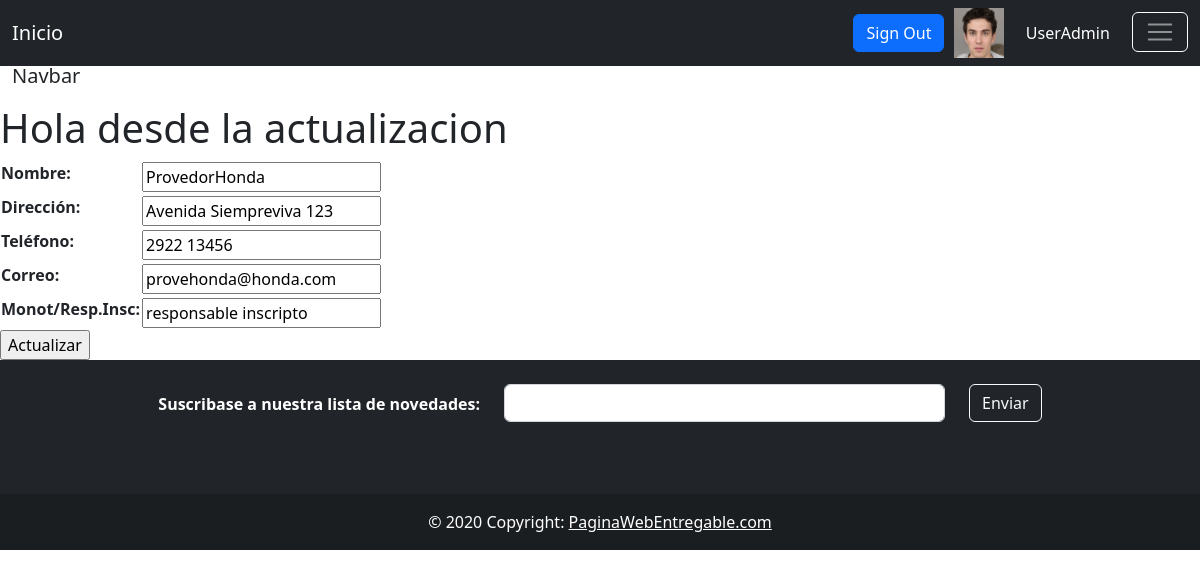
/Providers/provider_update/1/ (signed in), run on the app's committed database.
### Users/models.py (models this page shows)
class UserProfile(models.Model):
    users = models.OneToOneField(User, on_delete=models.CASCADE, related_name='profile', verbose_name = 'Usuario' )
    phone = models.CharField(max_length=25, null=True, blank=True, verbose_name = 'Teléfono')
    birth_date = models.DateField(null=True, blank=True, verbose_name = 'Fecha de Nacimiento')
    profile_picture = models.ImageField(upload_to='profile_pictures', null=True, blank=True, verbose_name = 'Imagen de Perfil')

### Providers/models.py (models this page shows, shortened)
class Provider(models.Model):
    CONDITION_CHOICES = (
        ('monotributista', 'monotributista'),
        ('responsable inscripto', 'responsable inscripto'),
    )
    name = models.CharField(max_length=100, verbose_name = 'Nombre')
    address = models.CharField(max_length=300, verbose_name = 'Dirección')
    phone_number = models.CharField(max_length=20, verbose_name = 'Teléfono')
    email = models.EmailField()
    condition = models.CharField(max_length=50, choices = CONDITION_CHOICES)
    is_active = models.BooleanField(default=True)
    class Meta:
        verbose_name = 'Proveedor'
        verbose_name_plural = 'Proveedores'

### Providers/views.py (the view, shortened to what this page needs)
# urls.py: path('provider_update/<int:pk>/', provider_update, name='provider_update'),
def provider_update(request, pk):
    provider = Provider.objects.get(id=pk)
    if request.method == 'GET':
        context = {
            'form': ProviderForm(
                initial={
                    'name':provider.name,
                    'address':provider.address,
                    'phone_number':provider.phone_number,
                    'email':provider.email,
                    'condition':provider.condition,
                }
            )
        }
        return render(request, 'Providers/provider_update.html', context=context)

### Providers/forms.py
class ProviderForm(forms.Form):
    name = forms.CharField(max_length=100, label= 'Nombre')
    address = forms.CharField(max_length=300, label= 'Dirección')
    phone_number = forms.CharField(max_length=20, label= 'Teléfono')
    email = forms.EmailField(label= 'Correo')
    condition = forms.CharField(max_length=50, label= 'Monot/Resp.Insc')

### templates/Providers/provider_update.html (shortened to what this page needs)
{% extends 'base.html' %}
{% block content %}
    <h1>Hola desde la actualizacion</h1>
    {% if form %}
        <form action="" method="POST">
            <table>
                {{form.as_table}}
            </table>
            <input type="submit" value="Actualizar">
        </form>
    {% endif %}
{% endblock %}

### templates/base.html (shortened to what this page needs)
<!DOCTYPE html>
<html lang="en">
<head>
    <link rel="stylesheet" href="https://cdn.jsdelivr.net/npm/bootstrap@4.0.0/dist/css/bootstrap.min.css">
    <link href="https://cdn.jsdelivr.net/npm/bootstrap@5.2.3/dist/css/bootstrap.min.css" rel="stylesheet">
  </head>
<body>
  const tooltipTriggerList = document.querySelectorAll('[data-bs-toggle="tooltip"]')
  const tooltipList = [...tooltipTriggerList].map(tooltipTriggerEl => new bootstrap.Tooltip(tooltipTriggerEl))
  <nav class="navbar bg-body-tertiary">
    <div class="container-fluid">
      <a class="navbar-brand">Navbar</a>
      <nav class="navbar bg-body-tertiary text-bg-dark fixed-top">
        <div class="container-fluid">
          <a class="navbar-brand text-white" href="/">Inicio</a>
          <div class="container-end">
            {% if request.user.is_authenticated %}
            <a class="nav-item">
              <a class="btn btn-primary" href="/Users/logout" style="margin: 5px;">Sign Out</a>
            </a>
            {% if request.user.profile.profile_picture.url != '' %}
            <a class="nav-item">
              <a href="/Users/update/profile" data-bs-toggle="tooltip" title="Modificar Perfil del usuario" ><img src="{{request.user.profile.profile_picture.url}}" alt="profile_picture" width="50px" height="50px "></a>
            </a>
            {% else %}
            <a class="nav-item">
              <a class="btn btn-danger" href="/Users/update/profile" style="margin: 5px;">Cargar Perfil</a>
            </a>
            {% endif %}
            <a class=""nav-item">
              <a class="btn text-white" href="/Users/update" data-bs-toggle="tooltip" title="Modificar datos del usuario" style="margin: 5px;">{{request.user.username}}</a>
            </a>
          {% endif %}
          <button class="navbar-toggler custom-toggler" type="button " data-bs-toggle="offcanvas" data-bs-target="#offcanvasScrolling" aria-controls="offcanvasScrolling">
            <span class="navbar-toggler-icon"></span>
          </div>
        </div>
      </nav>
    </div>
  </nav>
    {% block content %}
    {% endblock %}
<footer class="bg-dark text-center text-white">
    <div class="container p-4">
      <section class="">
        <form action="">
          <div class="row d-flex justify-content-center">
            <div class="col-auto">
              <p class="pt-2">
                <strong>Suscribase a nuestra lista de novedades:</strong>
              </p>
            </div>
            <div class="col-md-5 col-12">
              <div class="form-outline form-white mb-4">
                <input type="email" id="form5Example21" class="form-control" />
              </div>
            </div>
            <div class="col-auto">
              <button type="submit" class="btn btn-outline-light mb-4">
                Enviar
              </button>
            </div>
          </div>
        </form>
      </section>
    </div>
    <div class="text-center p-3" style="background-color: rgba(0, 0, 0, 0.2);">
      © 2020 Copyright:
      <a class="text-white" href="#">PaginaWebEntregable.com</a>
    </div>
</footer>
</body>
</html>

### templates/base.html (style rules this page uses)
.custom-toggler.navbar-toggler { border-color: rgb(255, 255, 255); }

### data on the page
Provider: name "ProvedorHonda", address "Avenida Siempreviva 123", phone_number "2922 13456", email "provehonda@honda.com", condition "responsable inscripto"

### other printed values
{{ request.user.username }} "UserAdmin"
